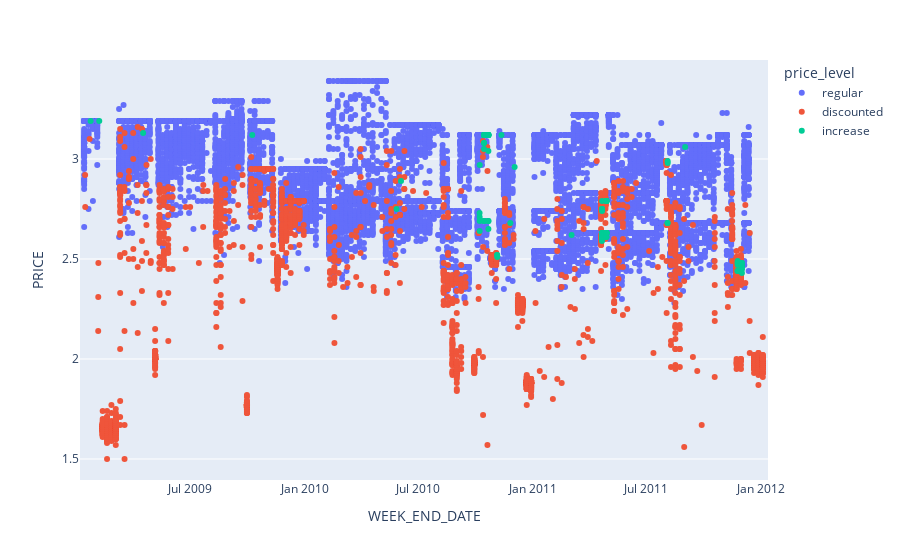

Notebook code cell kept with this figure:
### Markdown cell above
# **Aufgabe 1**
Betrachten Sie einzelnes Produkt (z.B. `1600027527`). Analysieren Sie visuell die Wochenumsätze nicht nur in Abhängigkeit vom Preis, sondern insbesondere auch von den getätigten Marketingmaßnahmen (`Feature`, `Display`, ...)

### Code cell
def plot_specProd_priceLvl(upc):
    fig = px.strip(transaction_df[transaction_df.UPC == upc], 
         y='PRICE', 
         x='WEEK_END_DATE', 
         color='price_level'
    )
    return fig
plot_specProd_priceLvl(1600027527)

### Figure 1 — Plotly figure (JSON) as saved in the notebook; plotly's stock layout.template omitted (floating-point values rounded to 4 significant figures; data arrays with more than 128 entries replaced by an {"elided": "..."} marker saying what was removed)
{"data": [{"alignmentgroup": "True", "boxpoints": "all", "fillcolor": "rgba(255,255,255,0)", "hoveron": "points", "hovertemplate": "price_level=regular<br>WEEK_END_DATE=%{x}<br>PRICE=%{y}<extra></extra>", "legendgroup": "regular", "line": {"color": "rgba(255,255,255,0)"}, "marker": {"color": "#636efa"}, "name": "regular", "offsetgroup": "regular", "orientation": "v", "pointpos": 0, "showlegend": true, "type": "box", "x": {"elided": "9305 str values"}, "x0": " ", "xaxis": "x", "y": {"elided": "9305 float values"}, "y0": " ", "yaxis": "y"}, {"alignmentgroup": "True", "boxpoints": "all", "fillcolor": "rgba(255,255,255,0)", "hoveron": "points", "hovertemplate": "price_level=discounted<br>WEEK_END_DATE=%{x}<br>PRICE=%{y}<extra></extra>", "legendgroup": "discounted", "line": {"color": "rgba(255,255,255,0)"}, "marker": {"color": "#EF553B"}, "name": "discounted", "offsetgroup": "discounted", "orientation": "v", "pointpos": 0, "showlegend": true, "type": "box", "x": {"elided": "2598 str values"}, "x0": " ", "xaxis": "x", "y": {"elided": "2598 float values"}, "y0": " ", "yaxis": "y"}, {"alignmentgroup": "True", "boxpoints": "all", "fillcolor": "rgba(255,255,255,0)", "hoveron": "points", "hovertemplate": "price_level=increase<br>WEEK_END_DATE=%{x}<br>PRICE=%{y}<extra></extra>", "legendgroup": "increase", "line": {"color": "rgba(255,255,255,0)"}, "marker": {"color": "#00cc96"}, "name": "increase", "offsetgroup": "increase", "orientation": "v", "pointpos": 0, "showlegend": true, "type": "box", "x": ["2009-01-21T00:00:00", "2009-02-04T00:00:00", "2009-04-15T00:00:00", "2009-10-07T00:00:00", "2010-05-26T00:00:00", "2010-06-02T00:00:00", "2010-10-06T00:00:00", "2010-10-06T00:00:00", "2010-10-06T00:00:00", "2010-10-06T00:00:00", "2010-10-06T00:00:00", "2010-10-13T00:00:00", "2010-10-13T00:00:00", "2010-10-13T00:00:00", "2010-10-13T00:00:00", "2010-10-13T00:00:00", "2010-10-13T00:00:00", "2010-10-13T00:00:00", "2010-10-13T00:00:00", "2010-10-13T00:00:00", "2010-10-13T00:00:00", "2010-10-13T00:00:00", "2010-10-20T00:00:00", "2010-10-20T00:00:00", "2010-10-20T00:00:00", "2010-10-20T00:00:00", "2010-10-20T00:00:00", "2010-10-20T00:00:00", "2010-10-20T00:00:00", "2010-10-20T00:00:00", "2010-10-20T00:00:00", "2010-10-20T00:00:00", "2010-11-03T00:00:00", "2010-11-03T00:00:00", "2010-11-03T00:00:00", "2010-11-10T00:00:00", "2010-11-24T00:00:00", "2010-12-01T00:00:00", "2011-03-02T00:00:00", "2011-04-20T00:00:00", "2011-04-20T00:00:00", "2011-04-20T00:00:00", "2011-04-20T00:00:00", "2011-04-20T00:00:00", "2011-04-20T00:00:00", "2011-04-20T00:00:00", "2011-04-20T00:00:00", "2011-04-20T00:00:00", "2011-04-20T00:00:00", "2011-04-20T00:00:00", "2011-04-27T00:00:00", "2011-04-27T00:00:00", "2011-04-27T00:00:00", "2011-04-27T00:00:00", "2011-04-27T00:00:00", "2011-04-27T00:00:00", "2011-04-27T00:00:00", "2011-04-27T00:00:00", "2011-04-27T00:00:00", "2011-04-27T00:00:00", "2011-04-27T00:00:00", "2011-04-27T00:00:00", "2011-04-27T00:00:00", "2011-04-27T00:00:00", "2011-04-27T00:00:00", "2011-08-03T00:00:00", "2011-08-03T00:00:00", "2011-08-03T00:00:00", "2011-08-03T00:00:00", "2011-08-31T00:00:00", "2011-11-23T00:00:00", "2011-11-23T00:00:00", "2011-11-23T00:00:00", "2011-11-23T00:00:00", "2011-11-23T00:00:00", "2011-11-30T00:00:00", "2011-11-30T00:00:00", "2011-11-30T00:00:00", "2011-11-30T00:00:00", "2011-11-30T00:00:00", "2011-11-30T00:00:00", "2011-11-30T00:00:00"], "x0": " ", "xaxis": "x", "y": [3.19, 3.19, 3.13, 3.12, 2.75, 2.89, 2.71, 2.69, 2.97, 2.73, 2.64, 3.12, 3.12, 3.12, 3.12, 2.69, 3.08, 3.08, 2.69, 3.12, 3.12, 3.05, 3.12, 3.12, 3.12, 3.04, 3.12, 2.69, 2.69, 2.65, 3.12, 3.12, 2.51, 2.52, 2.52, 3.12, 2.68, 2.96, 2.62, 2.74, 2.79, 2.61, 2.63, 2.59, 2.61, 2.75, 2.63, 2.75, 2.6, 2.63, 2.63, 2.79, 2.79, 2.63, 2.63, 2.63, 2.79, 2.63, 2.79, 2.79, 2.61, 2.79, 2.63, 2.63, 2.61, 2.99, 2.68, 2.98, 2.68, 3.06, 2.44, 2.44, 2.47, 2.48, 2.49, 2.47, 2.47, 2.45, 2.43, 2.46, 2.48, 2.48], "y0": " ", "yaxis": "y"}], "layout": {"boxmode": "group", "legend": {"title": {"text": "price_level"}, "tracegroupgap": 0}, "margin": {"t": 60}, "xaxis": {"anchor": "y", "domain": [0, 1], "title": {"text": "WEEK_END_DATE"}}, "yaxis": {"anchor": "x", "domain": [0, 1], "title": {"text": "PRICE"}}}}
